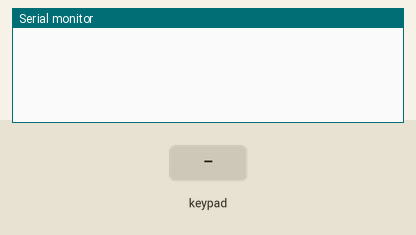
Simulated run of this sketch. Board: Arduino Uno, built with avr-gcc and run on an emulated ATmega328P. Parts: the last lines printed to the serial monitor. The inputs (shaded band) are chosen by the test bench.

Above: at 1.2 s.
1.3 s: key '1' pressed
At 2.4 s:
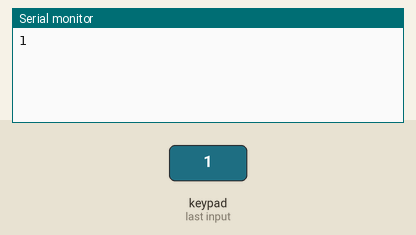
2.8 s: keypad keys 1 2 1 1 1 0 9 # pressed 0.4 s apart
At 6.8 s:
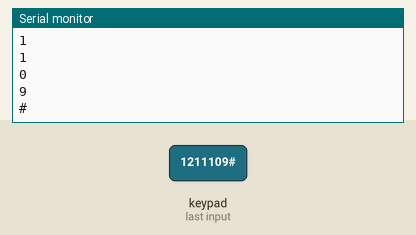
7.5 s: key 'A' pressed
At 8.2 s:
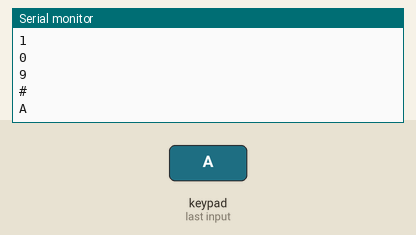
9.0 s: keypad keys 1 2 1 1 1 0 9 * pressed 0.4 s apart
At 13.0 s:
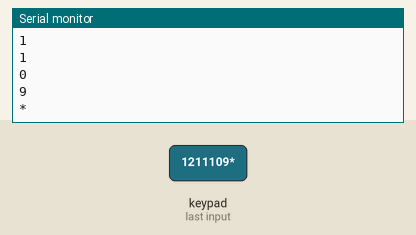
13.7 s: key 'B' pressed
At 14.2 s:
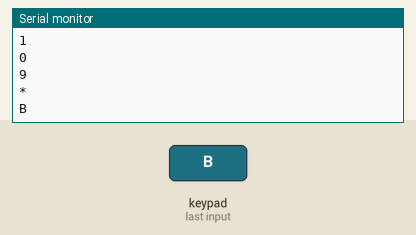
15.2 s: keypad keys 1 2 1 1 1 0 9 D pressed 0.4 s apart
At 18.7 s:
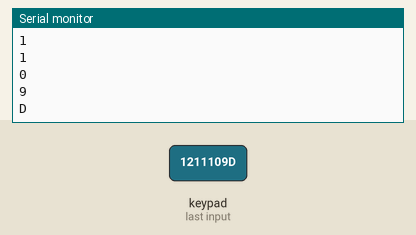
Timing chart, 0 to 20.2 s (numbered marks = the images above; inputs shaded):
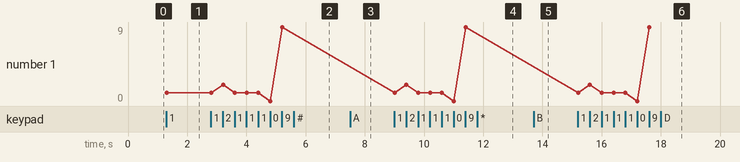

Measured:
- after the input at 1.3 s, the serial monitor: prints a new line at once (image 1)
- after the input at 2.8 s, the serial monitor: prints a new line after 0.41 s (image 2)
- after the input at 7.5 s, the serial monitor: prints a new line at once (image 3)
- after the input at 9.0 s, the serial monitor: prints a new line at once (image 4)
- after the input at 13.7 s, the serial monitor: prints a new line at once (image 5)
- after the input at 15.2 s, the serial monitor: prints a new line at once (image 6)
- plotted number 1: 1 → 9 after the input at 2.8 s

The sketch:

Kontrol.ino
```cpp
bool Kontrol(char dizi1[4] , char dizi2[4]) {
  if (strncmp(dizi1,dizi2,4)==0){
    return true;
  }
  else {
    return false;
  }
}
```

Keypad4x4.ino
```cpp
//KEYPAD Kütüphanesi Ekleme
//09.03.2021 Ömer ERMİŞ
#include <Keypad.h>

const byte satir = 4;
const byte sutun = 4;

char tuslar[satir][sutun] = {
  {'1', '2', '3', 'A'},
  {'4', '5', '6', 'B'},
  {'7', '8', '9', 'C'},
  {'*', '0', '#', 'D'}
};

byte satirPin[satir] = {12, 11, 10, 9};
byte sutunPin[sutun] = {5, 4, 3, 2};

Keypad tusTakimi = Keypad(makeKeymap(tuslar), satirPin, sutunPin, satir, sutun);

void setup(){
  Serial.begin(9600);
}

void loop(){
  char tus = tusTakimi.getKey();

  if (tus){
    Serial.println(tus);
  }
}
```
